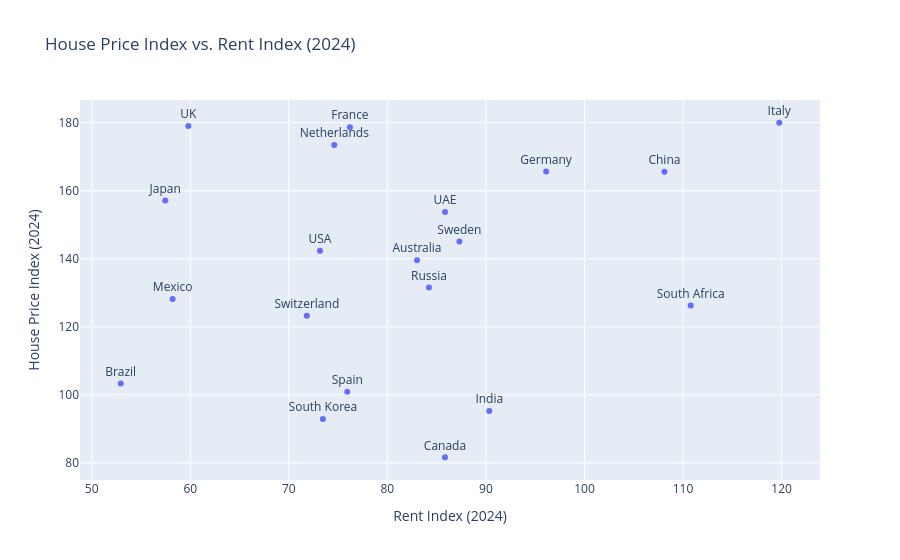

The code cell stored with this chart in its notebook:
### Markdown cell above
### 5.4 House Price Index vs. Rent Index (Scatter Plot)
Exploring the relationship between the House Price Index and the Rent Index to gauge relative housing cost dynamics (using data for 2024 for a snapshot).

### Code cell
# Filtering data for the year 2024
df_2024_scatter = df[df['Year'] == 2024].copy()

# Creating the scatter plot
fig_hpi_rent = px.scatter(df_2024_scatter,
                          x='Rent Index',
                          y='House Price Index',
                          title='House Price Index vs. Rent Index (2024)',
                          labels={'Rent Index': 'Rent Index', 'House Price Index': 'House Price Index'}, 
                          text='Country', # Label points with country names
                          hover_data=['Country']) # Showing country on hover

fig_hpi_rent.update_traces(textposition='top center') # Adjusting" text label position
fig_hpi_rent.update_layout(xaxis_title="Rent Index (2024)", yaxis_title="House Price Index (2024)") 
fig_hpi_rent.write_html("5.4.html")
fig_hpi_rent.show() # Displaying the plot

### Figure 1 — Plotly figure (JSON) as saved in the notebook; plotly's stock layout.template omitted (floating-point values rounded to 4 significant figures)
{"data": [{"customdata": [["USA"], ["Canada"], ["UK"], ["Germany"], ["France"], ["Italy"], ["Spain"], ["Australia"], ["India"], ["China"], ["Japan"], ["Brazil"], ["South Korea"], ["Mexico"], ["South Africa"], ["Russia"], ["Netherlands"], ["Sweden"], ["Switzerland"], ["UAE"]], "hovertemplate": "Rent Index=%{x}<br>House Price Index=%{y}<br>Country=%{customdata[0]}<extra></extra>", "legendgroup": "", "marker": {"color": "#636efa", "symbol": "circle"}, "mode": "markers+text", "name": "", "orientation": "v", "showlegend": false, "text": ["USA", "Canada", "UK", "Germany", "France", "Italy", "Spain", "Australia", "India", "China", "Japan", "Brazil", "South Korea", "Mexico", "South Africa", "Russia", "Netherlands", "Sweden", "Switzerland", "UAE"], "textposition": "top center", "type": "scatter", "x": [73.16, 85.85, 59.81, 96.11, 76.2, 119.8, 75.93, 83.01, 90.34, 108.1, 57.46, 52.95, 73.46, 58.21, 110.8, 84.22, 74.61, 87.31, 71.83, 85.86], "xaxis": "x", "y": [142.3, 81.66, 179.0, 165.6, 178.7, 180.0, 100.9, 139.6, 95.25, 165.6, 157.1, 103.4, 92.89, 128.2, 126.3, 131.6, 173.4, 145.1, 123.2, 153.7], "yaxis": "y"}], "layout": {"autosize": true, "legend": {"tracegroupgap": 0}, "title": {"text": "House Price Index vs. Rent Index (2024)"}, "xaxis": {"anchor": "y", "autorange": true, "domain": [0, 1], "range": [48.91, 123.8], "title": {"text": "Rent Index (2024)"}, "type": "linear"}, "yaxis": {"anchor": "x", "autorange": true, "domain": [0, 1], "range": [73.55, 188.1], "title": {"text": "House Price Index (2024)"}, "type": "linear"}}}
